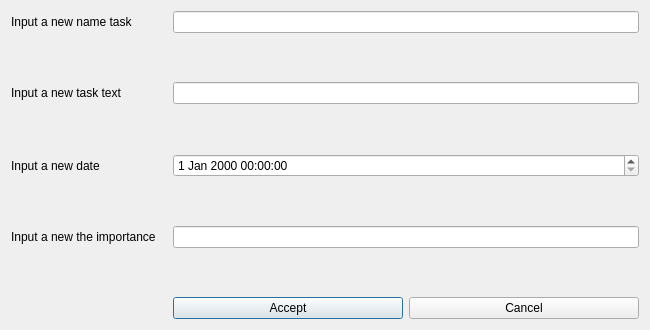
<?xml version="1.0" encoding="utf-8"?>
<ui version="4.0">
	<class>EditTaskWindowClass</class>
	<widget class="QDialog" name="EditTaskWindowClass">
		<property name="geometry">
			<rect>
				<x>0</x>
				<y>0</y>
				<width>650</width>
				<height>330</height>
			</rect>
		</property>
		<property name="windowTitle">
			<string>EditTaskWindow</string>
		</property>
		<layout class="QGridLayout" name="gridLayout" columnstretch="1,3">
			<item row="6" column="1">
				<widget class="QLineEdit" name="qleImportantTask"/>
			</item>
			<item row="1" column="1">
				<widget class="QLabel" name="qlOldName">
					<property name="text">
						<string/>
					</property>
				</widget>
			</item>
			<item row="6" column="0">
				<widget class="QLabel" name="qlNewImportantTask">
					<property name="text">
						<string>Input a new the importance</string>
					</property>
				</widget>
			</item>
			<item row="7" column="1">
				<widget class="QLabel" name="qlOldImportant">
					<property name="text">
						<string/>
					</property>
				</widget>
			</item>
			<item row="0" column="0">
				<widget class="QLabel" name="qlnewNameTask">
					<property name="text">
						<string>Input a new name task</string>
					</property>
				</widget>
			</item>
			<item row="3" column="1">
				<widget class="QLabel" name="qlOldText">
					<property name="text">
						<string/>
					</property>
				</widget>
			</item>
			<item row="4" column="1">
				<widget class="QDateTimeEdit" name="qdteDate"/>
			</item>
			<item row="4" column="0">
				<widget class="QLabel" name="qlNewDateTask">
					<property name="text">
						<string>Input a new date</string>
					</property>
				</widget>
			</item>
			<item row="2" column="1">
				<widget class="QLineEdit" name="qleTextTask"/>
			</item>
			<item row="0" column="1">
				<widget class="QLineEdit" name="qleNameTask"/>
			</item>
			<item row="2" column="0">
				<widget class="QLabel" name="qlNewTextTask">
					<property name="text">
						<string>Input a new task text</string>
					</property>
				</widget>
			</item>
			<item row="5" column="1">
				<widget class="QLabel" name="qlOldDate">
					<property name="text">
						<string/>
					</property>
				</widget>
			</item>
			<item row="8" column="1">
				<layout class="QHBoxLayout" name="horizontalLayout">
					<item>
						<widget class="QPushButton" name="pbAccept">
							<property name="text">
								<string>Accept</string>
							</property>
						</widget>
					</item>
					<item>
						<widget class="QPushButton" name="pbReject">
							<property name="text">
								<string>Cancel</string>
							</property>
						</widget>
					</item>
				</layout>
			</item>
		</layout>
	</widget>
	<layoutdefault spacing="6" margin="11"/>
	<resources/>
	<connections/>
</ui>
